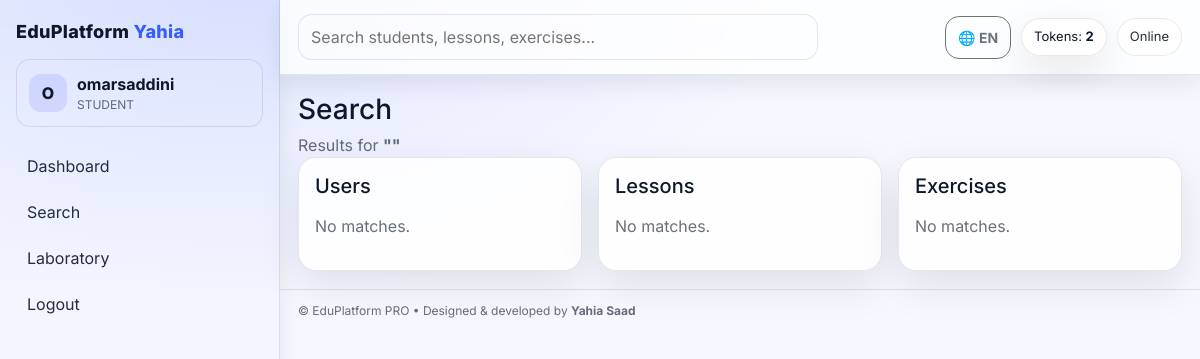
/search (signed in), run on the app's committed database.
### app/models.py (models this page shows, shortened)
class User(db.Model, UserMixin):
    id = db.Column(db.Integer, primary_key=True)
    username = db.Column(db.String(40), unique=True, nullable=False)
    password_hash = db.Column(db.String(255), nullable=False)
    role = db.Column(db.String(20), nullable=False)
    email = db.Column(db.String(255), unique=True, nullable=True, index=True)
    created_by_id = db.Column(db.Integer, db.ForeignKey("user.id"), nullable=True)
    created_by = db.relationship("User", remote_side=[id])
    is_active_paid = db.Column(db.Boolean, default=True)
    paid_until = db.Column(db.DateTime, nullable=True)
    tokens = db.Column(db.Integer, default=0)
    created_at = db.Column(db.DateTime, default=datetime.utcnow)
    def subscription_ok(self) -> bool:
        if self.role == Role.ADMIN:
            return True
        if not self.is_active_paid:
            return False
        if self.paid_until is None:
            return True
        return datetime.utcnow() <= self.paid_until

### app/core/routes.py (the view)
@core_bp.get("/search")
@role_required(Role.ADMIN, Role.TEACHER, Role.STUDENT)
def search():
    q = (request.args.get("q") or "").strip()
    users = lessons = exercises = []
    if q:
        users = User.query.filter(User.username.contains(q)).limit(30).all()
        lessons = Lesson.query.filter(Lesson.title.contains(q)).limit(30).all()
        exercises = Exercise.query.filter(Exercise.title.contains(q)).limit(30).all()
    return render_template("search.html", q=q, users=users, lessons=lessons, exercises=exercises)

### app/templates/search.html
{% extends "base.html" %}
{% block content %}
<div class="page-head">
  <h1>Search</h1>
  <p class="text-muted">Results for <b>"{{ q }}"</b></p>
</div>
<div class="row g-3">
  <div class="col-lg-4">
    <div class="card-pro">
      <h5 class="mb-3">Users</h5>
      {% if users %}
        <ul class="list-clean">
          {% for u in users %}
            <li class="item-row">
              <span class="dot"></span>
              <span class="flex-1">{{ u.username }}</span>
              <span class="badge-soft">{{ u.role }}</span>
              {% if current_user.role in ["admin","teacher","student"] and u.role in ["teacher","student"] and u.id != current_user.id %}
                <a class="link" href="/chat/with/{{ u.id }}">Chat</a>
              {% endif %}
            </li>
          {% endfor %}
        </ul>
      {% else %}
        <p class="text-muted">No matches.</p>
      {% endif %}
    </div>
  </div>
  <div class="col-lg-4">
    <div class="card-pro">
      <h5 class="mb-3">Lessons</h5>
      {% if lessons %}
        <ul class="list-clean">
          {% for l in lessons %}
            <li class="item-row">
              <span class="dot blue"></span>
              <span class="flex-1">{{ l.title }}</span>
              {% if current_user.role == "student" %}
                <a class="link" href="/student/lesson/{{ l.id }}">Open</a>
              {% endif %}
            </li>
          {% endfor %}
        </ul>
      {% else %}
        <p class="text-muted">No matches.</p>
      {% endif %}
    </div>
  </div>
  <div class="col-lg-4">
    <div class="card-pro">
      <h5 class="mb-3">Exercises</h5>
      {% if exercises %}
        <ul class="list-clean">
          {% for e in exercises %}
            <li class="item-row">
              <span class="dot purple"></span>
              <span class="flex-1">{{ e.title }}</span>
              {% if current_user.role == "student" %}
                <a class="link" href="/student/exercise/{{ e.id }}">Try</a>
              {% endif %}
            </li>
          {% endfor %}
        </ul>
      {% else %}
        <p class="text-muted">No matches.</p>
      {% endif %}
    </div>
  </div>
</div>
{% endblock %}

### app/templates/base.html (shortened to what this page needs)
<!doctype html>
<html lang="en">
<head>
  <link href="https://cdn.jsdelivr.net/npm/bootstrap@5.3.3/dist/css/bootstrap.min.css" rel="stylesheet">
  <link href="/static/css/style.css" rel="stylesheet">
</head>
<body>
  <div class="app-shell">
    <aside class="sidebar">
      <div class="brand">EduPlatform <span>Yahia</span></div>
      {% if current_user.is_authenticated %}
      <div class="user-chip">
        <div class="avatar">{{ current_user.username[:1] | upper }}</div>
        <div class="meta">
          <div class="name">{{ current_user.username }}</div>
          <div class="role">{{ current_user.role | upper }}</div>
        </div>
      </div>
      {% endif %}
      <nav class="nav flex-column mt-3">
        <a class="nav-link" href="/"><span data-i18n="nav.dashboard">Dashboard</span></a>
        <a class="nav-link" href="/search"><span data-i18n="nav.search">Search</span></a>
        <a class="nav-link" href="/lab/"><span data-i18n="nav.lab">Laboratory</span></a>
        {% if current_user.is_authenticated %}
          <a class="nav-link" href="/logout"><span data-i18n="nav.logout">Logout</span></a>
        {% else %}
          <a class="nav-link" href="/login"><span data-i18n="nav.login">Login</span></a>
        {% endif %}
      </nav>
    </aside>
    <main class="main">
      <header class="topbar">
        <div class="search-mini">
          <form action="/search" method="get">
            <input name="q" placeholder="Search students, lessons, exercises..." value="{{ request.args.get('q','') }}">
          </form>
        </div>
        <div class="top-actions">
          <button class="btn btn-sm btn-outline-secondary btn-pro" id="langToggle">🌐 EN</button>
          {% if current_user.is_authenticated and current_user.role == "student" %}
            <div class="pill">Tokens: <b>{{ current_user.tokens or 0 }}</b></div>
          {% endif %}
          <div class="pill subtle" id="netStatus">Online</div>
        </div>
      </header>
      <div id="view" class="view fade-enter">
        {% block content %}{% endblock %}
      </div>
      <footer class="footer"><span>© EduPlatform PRO • Designed & developed by <b>Yahia Saad</b></span></footer>
    </main>
  </div>
</body>
</html>

### app/static/css/style.css (style rules this page uses)
:root { --bg: #f6f8ff; --panel: #ffffff; --panel2: #ffffff; --text: #0f172a; --muted: rgba(15, 23, 42, .62); --border: rgba(15, 23, 42, .10); --primary: #355dff; --primary2: #6b8bff; --shadow: 0 14px 40px rgba(15,23,42,.10); --shadow2: 0 10px 22px rgba(15,23,42,.08); --ring: rgba(53,93,255,.25); }
* { font-family: Inter, system-ui, -apple-system, Segoe UI, Roboto, Arial, sans-serif; }
body { background: var(--bg); color: var(--text); margin:0; }
.text-muted { color: var(--muted) !important; }
a { color: inherit; }
.app-shell { display:grid; grid-template-columns: 280px 1fr; min-height:100vh; }
.sidebar { background: linear-gradient(180deg, var(--panel2), var(--panel)); border-right: 1px solid var(--border); padding: 18px 16px; position: sticky; top: 0; height: 100vh; }
.brand { font-weight: 800; letter-spacing: .3px; font-size: 18px; }
.brand span { color: var(--primary); }
.user-chip { margin-top: 14px; display:flex; gap:10px; align-items:center; padding: 12px; border: 1px solid var(--border); border-radius: 14px; background: rgba(255,255,255,.03); }
.avatar { width: 38px; height: 38px; border-radius: 12px; display:grid; place-items:center; background: rgba(108,124,255,.18); color: var(--text); font-weight: 800; }
.user-chip .name { font-weight: 700; }
.user-chip .role { color: var(--muted); font-size: 12px; }
.nav-link { color: var(--text) !important; opacity: .9; padding: 10px 10px; border-radius: 12px; border: 1px solid transparent; transition: transform .15s ease, background .15s ease, border-color .15s ease; }
.main { display:flex; flex-direction:column; min-width:0; }
.topbar { padding: 14px 18px; border-bottom: 1px solid var(--border); display:flex; align-items:center; justify-content:space-between; gap: 12px; background: rgba(0,0,0,.06); backdrop-filter: blur(12px); }
.search-mini input { width: min(520px, 60vw); border-radius: 14px; padding: 10px 12px; border: 1px solid var(--border); background: rgba(255,255,255,.04); color: var(--text); outline:none; }
.top-actions { display:flex; gap:10px; align-items:center; }
.pill { padding: 8px 12px; border: 1px solid var(--border); border-radius: 999px; background: rgba(255,255,255,.03); box-shadow: var(--shadow); font-size: 13px; }
.pill.subtle { box-shadow:none; opacity:.9; }
.view { padding: 18px; }
.footer { padding: 12px 18px; border-top: 1px solid var(--border); color: var(--muted); font-size: 12px; }
.card-pro { background: rgba(255,255,255,.03); border: 1px solid var(--border); border-radius: 18px; padding: 16px; box-shadow: var(--shadow); overflow:hidden; }
.page-head h1 { font-size: 28px; margin: 0; }
.page-head p { margin: 6px 0 0; }
.btn-pro { border-radius: 14px !important; padding: 10px 12px; }
.fade-enter { animation: fadeInUp .45s ease both; }
#view { transition: opacity .22s ease, transform .22s ease, filter .22s ease; }
.card-pro { transition: transform .18s ease, border-color .18s ease, background .18s ease; }
body { background: radial-gradient(900px 500px at 20% 0%, rgba(53,93,255,.10), transparent 60%), var(--bg); margin:0; }
.sidebar { background: linear-gradient(180deg, rgba(53,93,255,.06), rgba(255,255,255,1)); box-shadow: var(--shadow2); }
.topbar { background: rgba(255,255,255,.78); box-shadow: var(--shadow2); }
.card-pro { background: rgba(255,255,255,.85); }
.btn-pro { font-weight: 700; }
.view.fade-enter { animation: pageEnter .45s cubic-bezier(.2,.9,.2,1) both; }
.pill { background: rgba(255,255,255,.92); }

### data on the page
User: username "O", username "omarsaddini", role "STUDENT", tokens "2"
